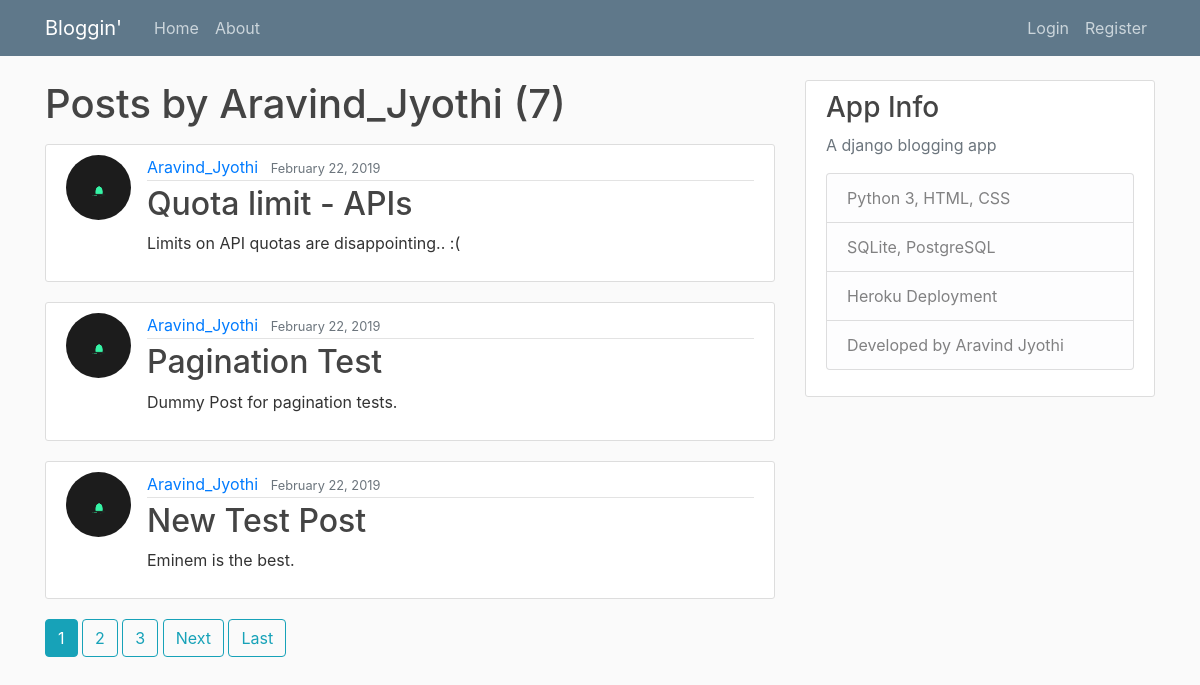
The page /user/Aravind_Jyothi on the database its author committed.
### blog/models.py (models this page shows, shortened)
class Post(models.Model):
    title = models.CharField(max_length = 100)
    content = models.TextField()
    date_posted = models.DateTimeField(default = timezone.now)
    author = models.ForeignKey(User, on_delete = models.CASCADE)

### users/models.py (models this page shows, shortened)
class Profile(models.Model):
    user = models.OneToOneField(User, on_delete = models.CASCADE)
    image = models.ImageField(default = 'default.jpg', upload_to='profile_pics')

### blog/views.py (the view)
# urls.py: path('user/<str:username>', UserPostListView.as_view(), name='user-posts'),
class UserPostListView(ListView):
    model = Post
    template_name = 'blog/user_posts.html' # <app>/<model>_viewtype.html
    context_object_name ='posts'
    ordering = ['-date_posted']
    paginate_by = 3
    def get_queryset(self):
        user = get_object_or_404(User, username = self.kwargs.get('username'))
        return Post.objects.filter(author = user).order_by('-date_posted')

### blog/templates/blog/user_posts.html (shortened to what this page needs)
{% extends "blog/base.html" %}
{% block content %}
	<h1 class ="mb-3"> Posts by {{view.kwargs.username }} ({{page_obj.paginator.count}})
	{% for post in posts %}</h1>
	<article class="media content-section">
	<img class ="rounded-circle article-img" src = "{{post.author.profile.image.url}}">
	  <div class="media-body">
	    <div class="article-metadata">
	      <a class="mr-2" href="{% url 'user-posts' post.author.username %}">{{ post.author }}</a>
	      <small class="text-muted">{{ post.date_posted |date:"F d, Y " }}</small>
	    </div>
	    <h2><a class="article-title" href= "{% url 'post-detail' post.id %}">{{ post.title }}</a></h2>
	    <p class="article-content">{{ post.content }}</p>
	  </div>
	</article>
	{% endfor %}
	{% if is_paginated %}
		{% for num in page_obj.paginator.page_range %}
			{% if page_obj.number == num %}
				<a class ="btn btn-info mb-4" href="?page= {{num}}">{{num}}</a>
			{% elif num > page_obj.number|add:'-3' and num < page_obj.number|add:'3' %}
				<a class ="btn btn-outline-info mb-4" href="?page= {{num}}">{{num}}</a>
			{% endif %}
		{% endfor %}
		{% if page_obj.has_next %}
			<a class ="btn btn-outline-info mb-4" href="?page={{ page_obj.next_page_number}}">Next</a>
			<a class ="btn btn-outline-info mb-4" href="?page={{page_obj.paginator.num_pages}}">Last</a>
		{% endif %}
	{% endif %}
{% endblock content %}

### blog/static/blog/main.css (style rules this page uses)
body { background: #fafafa; color: #333333; margin-top: 5rem; }
h1, h2, h3, h4, h5, h6 { color: #444444; }
.content-section { background: #ffffff; padding: 10px 20px; border: 1px solid #dddddd; border-radius: 3px; margin-bottom: 20px; }
.article-title { color: #444444; }
.article-content { white-space: pre-line; }
.article-img { height: 65px; width: 65px; margin-right: 16px; }
.article-metadata { padding-bottom: 1px; margin-bottom: 4px; border-bottom: 1px solid #e3e3e3 }

### rows shown on the page
Post: author.profile.image (picture), author "Aravind_Jyothi", date_posted "February 22, 2019", title "Quota limit - APIs", content "Limits on API quotas are disappointing.. :("
Post: author.profile.image (picture), author "Aravind_Jyothi", date_posted "February 22, 2019", title "Pagination Test", content "Dummy Post for pagination tests."
Post: author.profile.image (picture), author "Aravind_Jyothi", date_posted "February 22, 2019", title "New Test Post", content "Eminem is the best."

### other values the page prints
{{ view.kwargs.username }} "Aravind_Jyothi"
{{ page_obj.paginator.count }} "7"
{{ num }} "1"
{{ num }} "2" "3"
